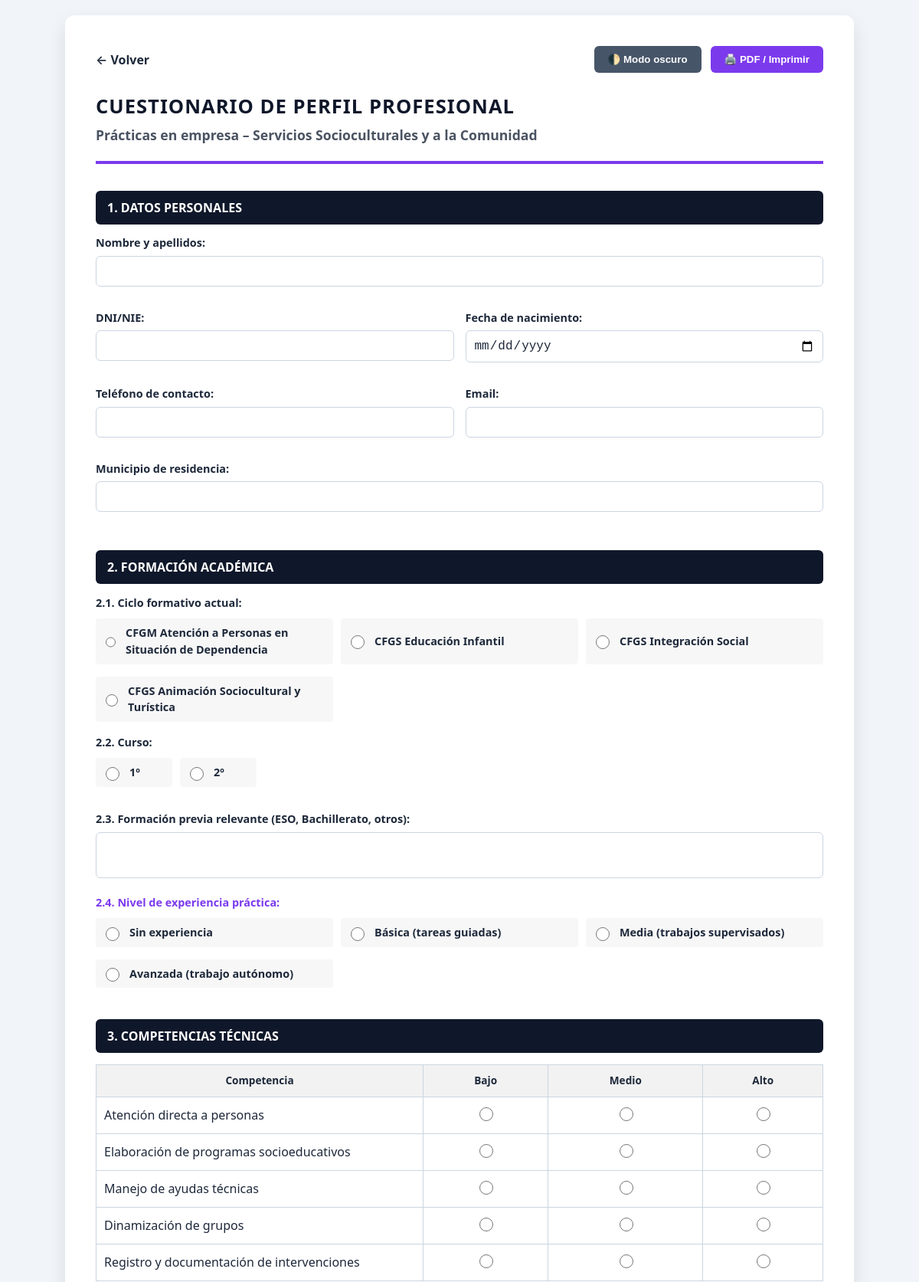
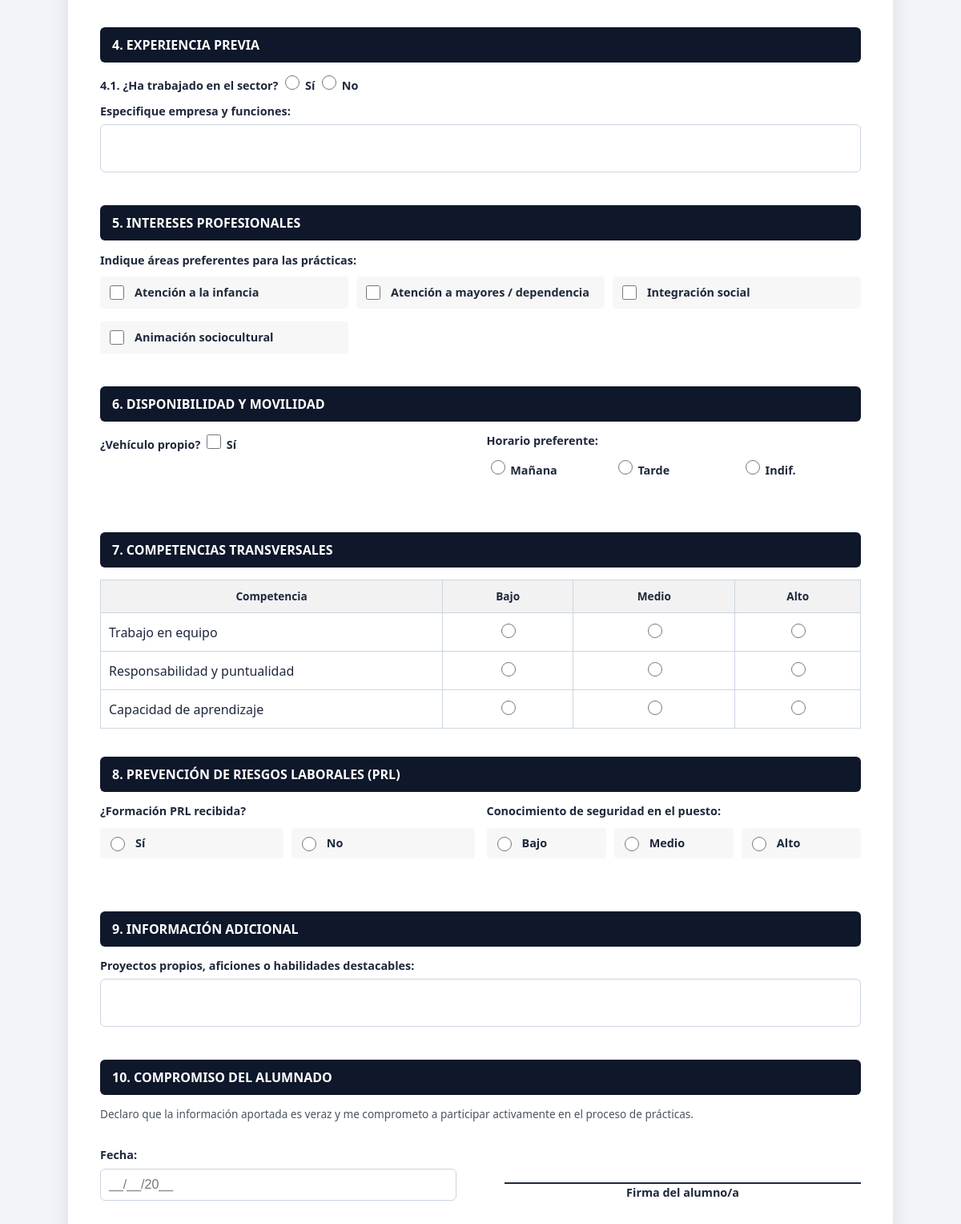
Page /cuestionario_alumnado.php?familia=1 (signed in) on the committed database (2 pictures, top to bottom).
### tables this page shows
CREATE TABLE IF NOT EXISTS familias (
  id     INT UNSIGNED NOT NULL AUTO_INCREMENT,
  nombre VARCHAR(120) NOT NULL,
  orden  SMALLINT NOT NULL DEFAULT 0,
  PRIMARY KEY (id),
  UNIQUE KEY uq_nombre (nombre)
);

### config.php (called while the page is built, shortened)
<?php
function db(): PDO
{
    static $pdo = null;
    if ($pdo === null) {
        $pdo = new PDO(
            'mysql:host=' . DB_HOST . ';dbname=' . DB_NAME . ';charset=utf8mb4',
            DB_USER,
            DB_PASS,
            [
                PDO::ATTR_ERRMODE            => PDO::ERRMODE_EXCEPTION,
                PDO::ATTR_DEFAULT_FETCH_MODE => PDO::FETCH_ASSOC,
                PDO::ATTR_EMULATE_PREPARES   => false,
            ]
        );
    }
    return $pdo;
}
function e(?string $texto): string
{
    return htmlspecialchars((string) $texto, ENT_QUOTES, 'UTF-8');
}

### datos_familias.php (called while the page is built, shortened)
<?php
function datos_familia(string $nombre): array
{
    return DATOS_FAMILIAS[$nombre] ?? [
        'acento'        => '#14395e',
        'ciclos'        => [],
        'competencias'  => ['Competencia técnica 1', 'Competencia técnica 2', 'Competencia técnica 3'],
        'areas_interes' => [],
        'tipos_empresa' => [],
        'instalaciones' => [],
        'actividades'   => [],
    ];
}

### cuestionario_alumnado.php (the view, shortened to what this page needs)
<?php
require __DIR__ . '/config.php';
require __DIR__ . '/datos_familias.php';
$familiaId = isset($_GET['familia']) ? (int) $_GET['familia'] : 0;
$st = db()->prepare('SELECT id, nombre FROM familias WHERE id = ?');
$st->execute([$familiaId]);
$familia = $st->fetch();
$d = datos_familia($familia['nombre']);
?>
<!DOCTYPE html>
<html lang="es">
<head>
<link rel="stylesheet" href="assets/cuestionario.css">
</head>
<body class="cuestionario">
<div class="container">
  <div class="controls">
    <a class="volver" href="empresas.php?familia=<?= (int) $familia['id'] ?>">&larr; Volver</a>
    <div class="botones">
      <button class="btn-theme" type="button" onclick="toggleDarkMode()">🌓 Modo oscuro</button>
      <button class="btn-print" type="button" onclick="prepararEImprimir()">🖨️ PDF / Imprimir</button>
    </div>
  </div>
  <div class="header-layout">
    <header>
      <h1>Cuestionario de Perfil Profesional</h1>
      <div class="subtitle">Prácticas en empresa &ndash; <?= e($familia['nombre']) ?></div>
    </header>
  </div>
  <form id="mainForm">
    <h2>1. Datos personales</h2>
    <div class="grid">
      <div class="form-group full-width"><label>Nombre y apellidos:</label><input type="text" class="fill-text"><div class="print-proxy"></div></div>
      <div class="form-group"><label>DNI/NIE:</label><input type="text" class="fill-text"><div class="print-proxy"></div></div>
      <div class="form-group"><label>Fecha de nacimiento:</label><input type="date" class="fill-text"><div class="print-proxy"></div></div>
      <div class="form-group"><label>Teléfono de contacto:</label><input type="tel" class="fill-text"><div class="print-proxy"></div></div>
      <div class="form-group"><label>Email:</label><input type="email" class="fill-text"><div class="print-proxy"></div></div>
      <div class="form-group full-width"><label>Municipio de residencia:</label><input type="text" class="fill-text"><div class="print-proxy"></div></div>
    </div>
    <h2>2. Formación académica</h2>
    <?php if ($d['ciclos']): ?>
      <label>2.1. Ciclo formativo actual:</label>
      <div class="option-group">
        <?php foreach ($d['ciclos'] as $c): ?>
          <label class="option-item"><input type="radio" name="ciclo"> <?= e($c) ?></label>
        <?php endforeach; ?>
      </div>
    <?php endif; ?>
    <div class="grid" style="margin-top:10px;">
      <div class="form-group"><label>2.2. Curso:</label>
        <div class="option-group" style="grid-template-columns: 100px 100px;">
          <label class="option-item"><input type="radio" name="curso"> 1º</label>
          <label class="option-item"><input type="radio" name="curso"> 2º</label>
        </div>
      </div>
    </div>
    <label>2.3. Formación previa relevante (ESO, Bachillerato, otros):</label>
    <div class="form-group"><textarea class="fill-text" oninput="autoGrow(this)"></textarea><div class="print-proxy"></div></div>
    <label style="color: var(--accent-color);">2.4. Nivel de experiencia práctica:</label>
    <div class="option-group">
      <label class="option-item"><input type="radio" name="nt"> Sin experiencia</label>
      <label class="option-item"><input type="radio" name="nt"> Básica (tareas guiadas)</label>
      <label class="option-item"><input type="radio" name="nt"> Media (trabajos supervisados)</label>
      <label class="option-item"><input type="radio" name="nt"> Avanzada (trabajo autónomo)</label>
    </div>
    <?php if ($d['competencias']): ?>
    <h2>3. Competencias técnicas</h2>
    <table>
      <thead><tr><th>Competencia</th><th>Bajo</th><th>Medio</th><th>Alto</th></tr></thead>
      <tbody>
        <?php foreach ($d['competencias'] as $i => $c): ?>
          <tr>
            <td><?= e($c) ?></td>
            <td><input type="radio" name="c<?= $i ?>"></td>
            <td><input type="radio" name="c<?= $i ?>"></td>
            <td><input type="radio" name="c<?= $i ?>"></td>
          </tr>
        <?php endforeach; ?>
      </tbody>
    </table>
    <?php endif; ?>
    <h2>4. Experiencia previa</h2>
    <label>4.1. ¿Ha trabajado en el sector? <input type="radio" name="ex"> Sí <input type="radio" name="ex"> No</label>
    <div class="form-group" style="margin-top:10px;"><label>Especifique empresa y funciones:</label><textarea class="fill-text" oninput="autoGrow(this)"></textarea><div class="print-proxy"></div></div>
    <?php if ($d['areas_interes']): ?>
    <h2>5. Intereses profesionales</h2>
    <label>Indique áreas preferentes para las prácticas:</label>
    <div class="option-group">
      <?php foreach ($d['areas_interes'] as $a): ?>
        <label class="option-item"><input type="checkbox"> <?= e($a) ?></label>
      <?php endforeach; ?>
    </div>
    <?php endif; ?>
    <h2>6. Disponibilidad y movilidad</h2>
    <div class="grid">
      <div class="form-group"><label>¿Vehículo propio? <input type="checkbox"> Sí</label></div>
      <div class="form-group"><label>Horario preferente:</label>
        <div class="option-group" style="grid-template-columns: repeat(3, 1fr);">
          <label><input type="radio" name="h"> Mañana</label>
          <label><input type="radio" name="h"> Tarde</label>
          <label><input type="radio" name="h"> Indif.</label>
        </div>
      </div>
    </div>
    <h2>7. Competencias transversales</h2>
    <table>
      <thead><tr><th>Competencia</th><th>Bajo</th><th>Medio</th><th>Alto</th></tr></thead>
      <tbody>
        <tr><td>Trabajo en equipo</td><td><input type="radio" name="t1"></td><td><input type="radio" name="t1"></td><td><input type="radio" name="t1"></td></tr>
        <tr><td>Responsabilidad y puntualidad</td><td><input type="radio" name="t2"></td><td><input type="radio" name="t2"></td><td><input type="radio" name="t2"></td></tr>
        <tr><td>Capacidad de aprendizaje</td><td><input type="radio" name="t3"></td><td><input type="radio" name="t3"></td><td><input type="radio" name="t3"></td></tr>
      </tbody>
    </table>
    <h2>8. Prevención de riesgos laborales (PRL)</h2>
    <div class="grid">
      <div class="form-group"><label>¿Formación PRL recibida?</label>
        <div class="option-group" style="grid-template-columns: 1fr 1fr;">
          <label class="option-item"><input type="radio" name="pf"> Sí</label>
          <label class="option-item"><input type="radio" name="pf"> No</label>
        </div>
      </div>
      <div class="form-group"><label>Conocimiento de seguridad en el puesto:</label>
        <div class="option-group" style="grid-template-columns: 1fr 1fr 1fr;">
          <label class="option-item"><input type="radio" name="pn"> Bajo</label>
          <label class="option-item"><input type="radio" name="pn"> Medio</label>
          <label class="option-item"><input type="radio" name="pn"> Alto</label>
        </div>
      </div>
    </div>
    <h2>9. Información adicional</h2>
    <div class="form-group"><label>Proyectos propios, aficiones o habilidades destacables:</label><textarea class="fill-text" oninput="autoGrow(this)"></textarea><div class="print-proxy"></div></div>
    <h2>10. Compromiso del alumnado</h2>
    <div style="page-break-inside: avoid; margin-top: 10px;">
      <p style="font-size: 0.85rem; opacity: 0.8;">Declaro que la información aportada es veraz y me comprometo a participar activamente en el proceso de prácticas.</p>
      <div class="signature-box">
        <div><label>Fecha:</label><input type="text" class="fill-text" placeholder="__/__/20__"><div class="print-proxy"></div></div>
        <div class="sig-line">Firma del alumno/a</div>
      </div>
    </div>
  </form>
</div>
</body>
</html>

### assets/cuestionario.css (style rules this page uses)
:root { --bg-color: #f1f5f9; --container-bg: #ffffff; --text-color: #1e293b; --primary-color: #0f172a; --border-color: #cbd5e1; --input-bg: #ffffff; --header-bg: #0f172a; --required: #e11d48; }
body.cuestionario { font-family: 'Segoe UI', system-ui, -apple-system, sans-serif; background-color: var(--bg-color); color: var(--text-color); line-height: 1.5; margin: 0; padding: 20px; transition: background 0.3s ease; }
.container { max-width: 950px; margin: 0 auto; background: var(--container-bg); padding: 40px; border-radius: 12px; box-shadow: 0 10px 25px rgba(0,0,0,0.1); }
.controls { display: flex; gap: 12px; justify-content: space-between; align-items: center; margin-bottom: 25px; }
.controls .volver { color: var(--text-color); text-decoration: none; font-weight: 600; }
.controls .botones { display: flex; gap: 12px; }
.controls button { padding: 10px 18px; cursor: pointer; border: none; border-radius: 6px; font-weight: 600; display: flex; align-items: center; gap: 8px; transition: transform 0.1s; }
.btn-theme { background-color: #475569; color: white; }
.btn-print { background-color: var(--accent-color); color: white; }
.header-layout { border-bottom: 4px solid var(--accent-color); margin-bottom: 35px; padding-bottom: 20px; }
header h1 { margin: 0; font-size: 1.6rem; color: var(--primary-color); text-transform: uppercase; letter-spacing: 1px; }
.subtitle { font-weight: 600; font-size: 1.1rem; margin-top: 5px; opacity: 0.8; }
h2 { background: var(--header-bg); color: #fff; padding: 10px 15px; font-size: 1rem; margin-top: 35px; border-radius: 6px; text-transform: uppercase; }
.grid { display: grid; grid-template-columns: repeat(2, 1fr); gap: 15px; }
.full-width { grid-column: span 2; }
.form-group { margin-bottom: 15px; }
label { display: block; font-weight: 600; margin-bottom: 6px; font-size: 0.9rem; }
input[type="text"], input[type="email"], input[type="tel"], input[type="date"], input[type="number"], select, textarea { width: 100%; padding: 10px; border: 1.5px solid var(--border-color); border-radius: 6px; background-color: var(--input-bg); color: var(--text-color); box-sizing: border-box; font-size: 1rem; }
textarea { resize: none; min-height: 60px; overflow: hidden; }
table { width: 100%; border-collapse: collapse; margin: 15px 0; background: var(--input-bg); }
th, td { border: 1px solid var(--border-color); padding: 10px; text-align: center; }
th { background: rgba(0,0,0,0.05); font-size: 0.85rem; }
td:first-child { text-align: left; font-weight: 500; width: 45%; }
.option-group { display: grid; grid-template-columns: repeat(auto-fill, minmax(260px, 1fr)); gap: 10px; margin: 10px 0; }
.option-item { display: flex; align-items: center; gap: 10px; background: rgba(0,0,0,0.03); padding: 8px; border-radius: 4px; font-size: 0.9rem; }
input[type="checkbox"], input[type="radio"] { width: 18px; height: 18px; cursor: pointer; accent-color: var(--accent-color); }
.signature-box { margin-top: 30px; display: grid; grid-template-columns: 1fr 1fr; gap: 60px; }
.sig-line { border-top: 2px solid var(--text-color); margin-top: 45px; text-align: center; font-weight: bold; font-size: 0.9rem; }

### rows in the picture
familias: nombre "Servicios Socioculturales y a la Comunidad", nombre "CFGM Atención a Personas en Situación de Dependencia", nombre "CFGS Educación Infantil", nombre "CFGS Integración Social", nombre "CFGS Animación Sociocultural y Turística", nombre "Atención directa a personas", nombre "Elaboración de programas socioeducativos", nombre "Manejo de ayudas técnicas", nombre "Dinamización de grupos", nombre "Registro y documentación de intervenciones", nombre "Atención a la infancia", nombre "Atención a mayores / dependencia", nombre "Integración social", nombre "Animación sociocultural"
